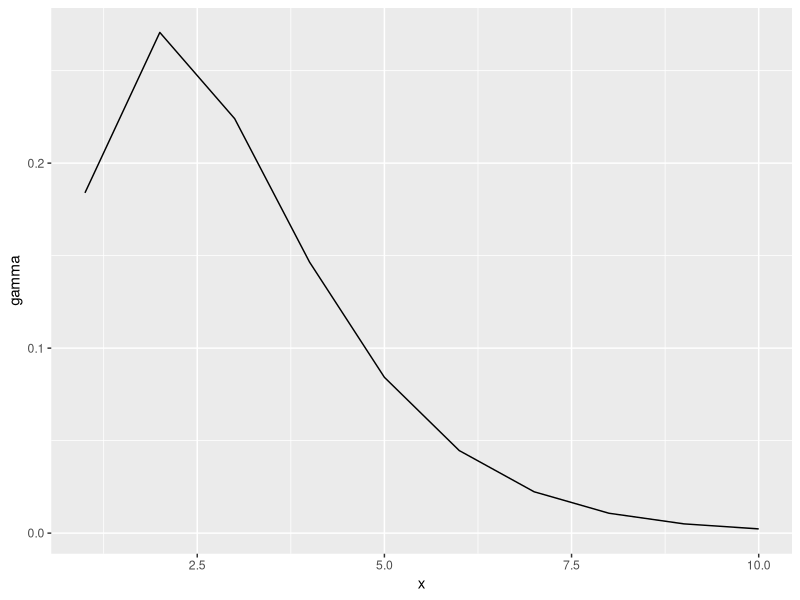
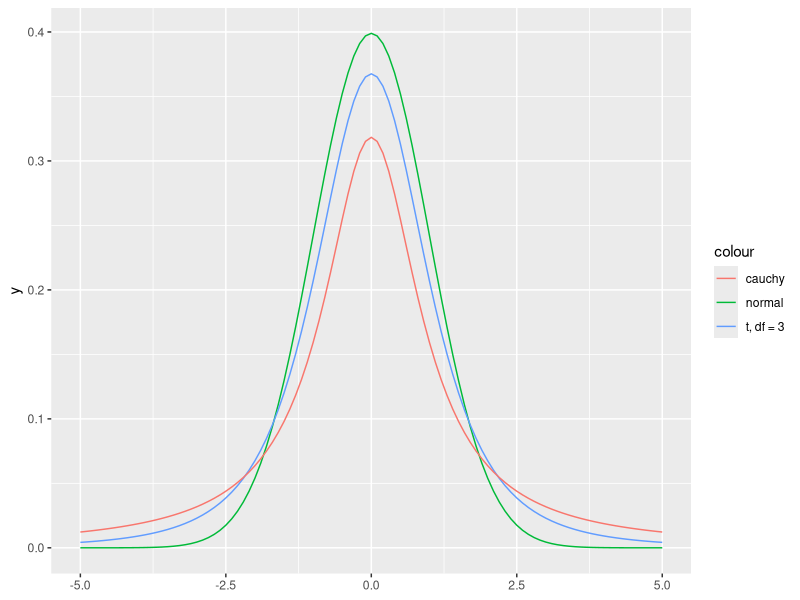

R code for these plots, in order:
## ---- chunk 1
library(tidyverse)
## ---- chunk 2
tibble(x = 1:10,
       gamma = dgamma(1:10, rate = 1, shape = 3)) %>% 
  ggplot(mapping = aes(x = x,
                       y = gamma)) +
  geom_line()
## ---- chunk 3
p <- ggplot() + xlim(-5,5)

p + geom_function(mapping = aes(colour = "normal"),
                  fun = dnorm) +
  geom_function(mapping = aes(colour = "t, df = 3"),
                fun = dt, 
                args = list(df = 3)) + 
  geom_function(mapping = aes(colour = "cauchy"),
                fun = dcauchy)

